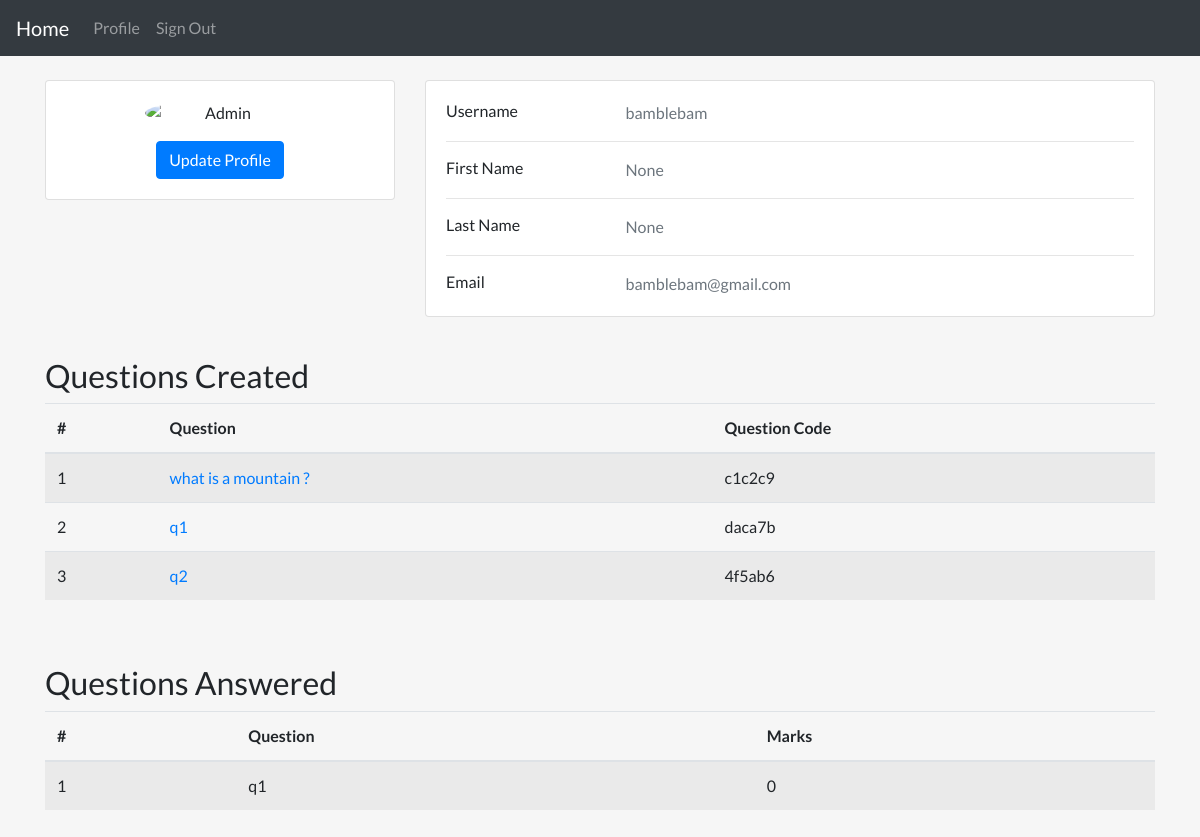
The page /dashboard/ (signed in) on the database as committed earlier.
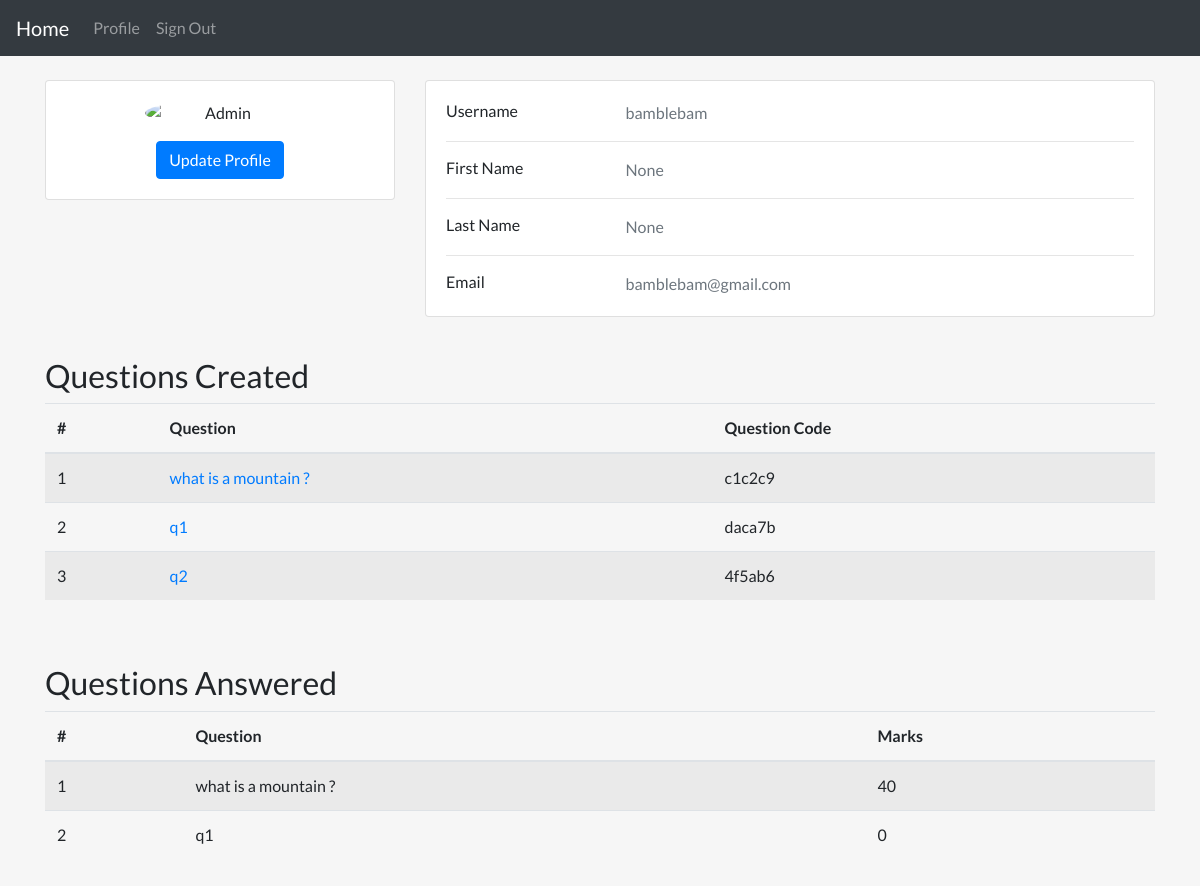
The same page on the database as committed later.
### quiz/models.py (models this page shows, shortened)
class Question(models.Model):
    author = models.ForeignKey(User, on_delete=models.CASCADE)
    title = models.CharField(max_length=200)
    model_answer = models.TextField(null=True)
    question_code = models.CharField(max_length=200, default=uuid4().hex[:6])
    slug = models.SlugField(max_length=255, null=True)
    date_added = models.DateTimeField(auto_now_add=True, null=True, blank=True)

class Response(models.Model):
    user = models.ForeignKey(User, null=False, on_delete=models.CASCADE)
    question = models.ForeignKey(
        Question, on_delete=models.CASCADE, related_name='responses')
    body = models.TextField(null=False)
    marks = models.IntegerField(default=0, validators=[
                                MinValueValidator(0), MaxValueValidator(100)])
    slug = models.SlugField(max_length=255, null=True)
    date_added = models.DateTimeField(auto_now_add=True, null=True, blank=True)

### user_auth/views.py (the view)
# urls.py: path("dashboard/", views.dashboard, name="dashboard"),
@login_required
def dashboard(request):
    user = request.user
    questions_created = Question.objects.filter(
        author=user).order_by("-date_added")
    questions_responded = Response.objects.filter(
        user=user).order_by("-date_added")
    context = {
        'questions': questions_created,
        'responses': questions_responded
    }
    return render(request, 'custom/dashboard.html', context=context)

### user_auth/templates/custom/dashboard.html
{% extends 'layouts/normal_page.html' %}
{% block content %}
<div class="container my-4">
    <div class="main-body">
        <div class="row gutters-sm">
            <div class="col-md-4 mb-3">
                <div class="card">
                    <div class="card-body">
                        <div class="d-flex flex-column align-items-center text-center">
                            <img src="https://bootdey.com/img/Content/avatar/avatar7.png" alt="Admin"
                                class="rounded-circle" width="150">
                            <div class="mt-3">
                                <a href="{% url 'user-update' request.user.slug %}" class="btn btn-primary">Update
                                    Profile</a>
                            </div>
                        </div>
                    </div>
                </div>
            </div>
            <div class="col-md-8">
                <div class="card mb-3">
                    <div class="card-body">
                        <div class="row">
                            <div class="col-sm-3">
                                <h6 class="mb-0">Username</h6>
                            </div>
                            <div class="col-sm-9 text-secondary">
                                {{request.user.username}}
                            </div>
                        </div>
                        <hr>
                        <div class="row">
                            <div class="col-sm-3">
                                <h6 class="mb-0">First Name</h6>
                            </div>
                            <div class="col-sm-9 text-secondary">
                                {{request.user.first_name}}
                            </div>
                        </div>
                        <hr>
                        <div class="row">
                            <div class="col-sm-3">
                                <h6 class="mb-0">Last Name</h6>
                            </div>
                            <div class="col-sm-9 text-secondary">
                                {{request.user.last_name}}
                            </div>
                        </div>
                        <hr>
                        <div class="row">
                            <div class="col-sm-3">
                                <h6 class="mb-0">Email</h6>
                            </div>
                            <div class="col-sm-9 text-secondary">
                                {{request.user.email}}
                            </div>
                        </div>
                    </div>
                </div>
            </div>
        </div>
    </div>
</div>
<div class="container my-4">
    {% if questions|length %}
    <h2>Questions Created</h2>
    <table class="table table-striped">
        <thead>
            <tr>
                <th scope="col">#</th>
                <th scope="col">Question</th>
                <th scope="col">Question Code</th>
            </tr>
        </thead>
        <tbody>
            {% for question in questions %}
            <tr>
                <td>{{forloop.counter}}</td>
                <td><a href="{% url 'responses' question.slug %}">{{question.title}}</a></td>
                <td>{{question.question_code}}</td>
            </tr>
            {% endfor %}
        </tbody>
    </table>
    <br>
    {% endif %}
</div>
<div class="container my-4">
    {% if responses|length %}
    <h2>Questions Answered</h2>
    <table class="table table-striped">
        <thead>
            <tr>
                <th scope="col">#</th>
                <th scope="col">Question</th>
                <th scope="col">Marks</th>
            </tr>
        </thead>
        <tbody>
            {% for response in responses %}
            <tr>
                <td>{{forloop.counter}}</td>
                <td>{{response.question.title}}</td>
                <td>{{response.marks}}</td>
            </tr>
            {% endfor %}
        </tbody>
    </table>
    <br>
    {% endif %}
</div>
{% endblock %}

Rows that differ between the two databases and show on the page:
added Response: question "what is a mountain ?", marks "40"
